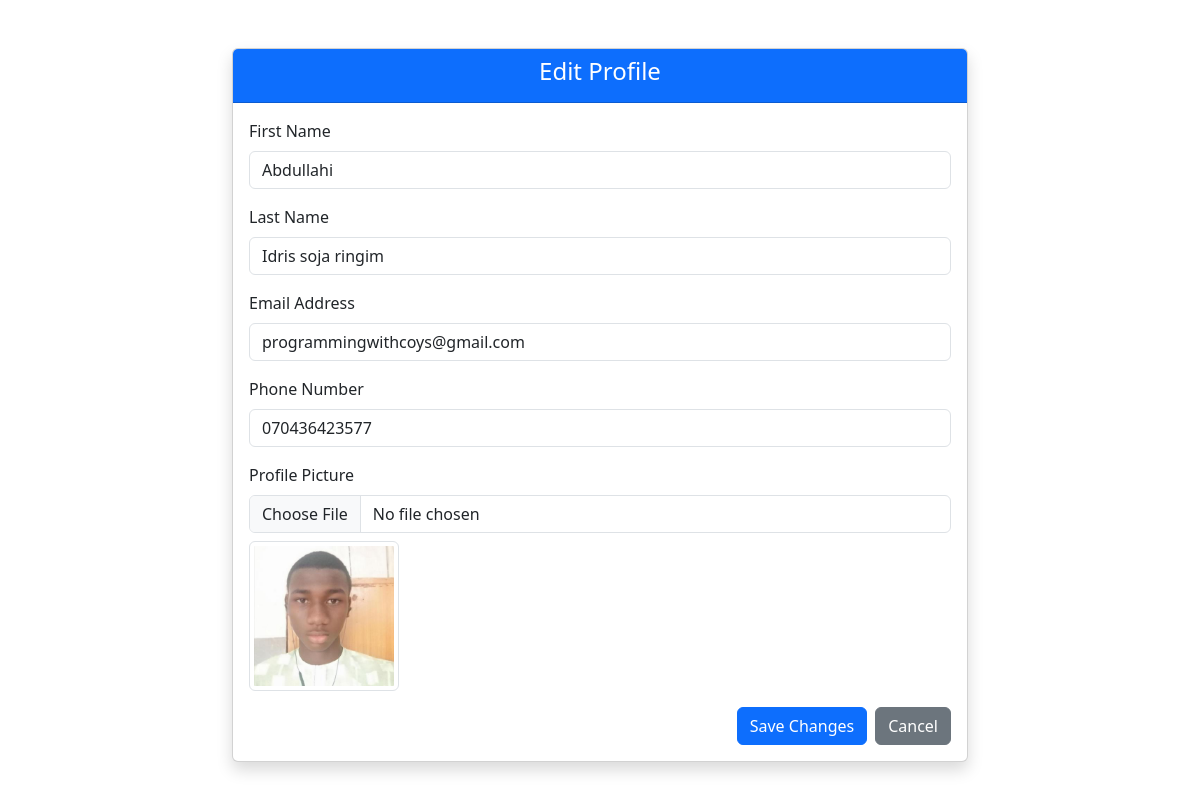
Screenshot of /employee/edit/1/ with the database file from the repository.
### employees/models.py (models this page shows)
class Employee(models.Model):
    user = models.OneToOneField(User, on_delete=models.CASCADE, null=True, blank=True)
    first_name = models.CharField(max_length=25)
    last_name = models.CharField(max_length=25)
    email = models.EmailField(max_length=355, unique=True)
    phone_number = models.CharField(max_length=25, null=True, blank=True)
    country = models.CharField(max_length=40)
    username = models.CharField(max_length=25, unique=True)
    password = models.CharField(max_length=128)
    confirm_password = models.CharField(max_length=128, null=True, blank=True)
    hire_date = models.DateField(auto_now_add=True)
    profile_picture = models.ImageField(upload_to='employees/', null=True, blank=True)
    reset_token = models.UUIDField(default=uuid.uuid4, unique=True, null=True, blank=True)

### employees/views.py (the view)
# urls.py: path('employee/edit/<int:id>/', views.edit_profile, name='edit'),
def edit_profile(request, id):
    employee = Employee.objects.get(id=id)
    return render(request, 'employees/edit.html', {'employee': employee} )

### employees/templates/employees/edit.html (shortened to what this page needs)
<!DOCTYPE html>
<html lang="en">
<head>
    <link href="https://cdn.jsdelivr.net/npm/bootstrap@5.3.0/dist/css/bootstrap.min.css" rel="stylesheet">
</head>
<body>
    <div class="container mt-5">
        <div class="row justify-content-center">
            <div class="col-md-8">
                <div class="card shadow">
                    <div class="card-header bg-primary text-white text-center">
                        <h4>Edit Profile</h4>
                    </div>
                    <div class="card-body">
                        <form method="POST" enctype="multipart/form-data" action="{% url 'update' employee.id %}">
                            <div class="mb-3">
                                <label for="first_name" class="form-label">First Name</label>
                                <input type="text" id="first_name" name="first_name" class="form-control"
                                       placeholder="Enter your first name" required value="{{ employee.first_name }}">
                            </div>
                            <div class="mb-3">
                                <label for="last_name" class="form-label">Last Name</label>
                                <input type="text" id="last_name" name="last_name" class="form-control"
                                       placeholder="Enter your last name" required value="{{ employee.last_name }}">
                            </div>
                            <div class="mb-3">
                                <label for="email" class="form-label">Email Address</label>
                                <input type="email" id="email" name="email" class="form-control"
                                       placeholder="Enter your email" required value="{{ employee.email }}">
                            </div>
                            <div class="mb-3">
                                <label for="phone_number" class="form-label">Phone Number</label>
                                <input type="tel" id="phone_number" name="phone_number" class="form-control"
                                       placeholder="Enter your phone number" required value="{{ employee.phone_number }}">
                            </div>
                            <div class="mb-3">
                                <label for="profile_picture" class="form-label">Profile Picture</label>
                                <input type="file" id="profile_picture" name="profile_picture" class="form-control">
                                {% if employee.profile_picture %}
                                    <img src="{{ employee.profile_picture.url }}" alt="Current Profile Picture"
                                         class="img-thumbnail mt-2" style="max-width: 150px;">
                                {% else %}
                                <img src="" alt="no img "> no
                                {% endif %}
                            </div>
                            <div class="d-flex justify-content-end">
                                <button type="submit" class="btn btn-primary">Save Changes</button>
                                <a href="{% url 'profile' %}" class="btn btn-secondary ms-2">Cancel</a>
                            </div>
                        </form>
                    </div>
                </div>
            </div>
        </div>
    </div>
</body>
</html>

### rows the page displays
Employee: first_name "Abdullahi", last_name "Idris soja ringim", email "programmingwithcoys@gmail.com", phone_number "070436423577", profile_picture (picture)
